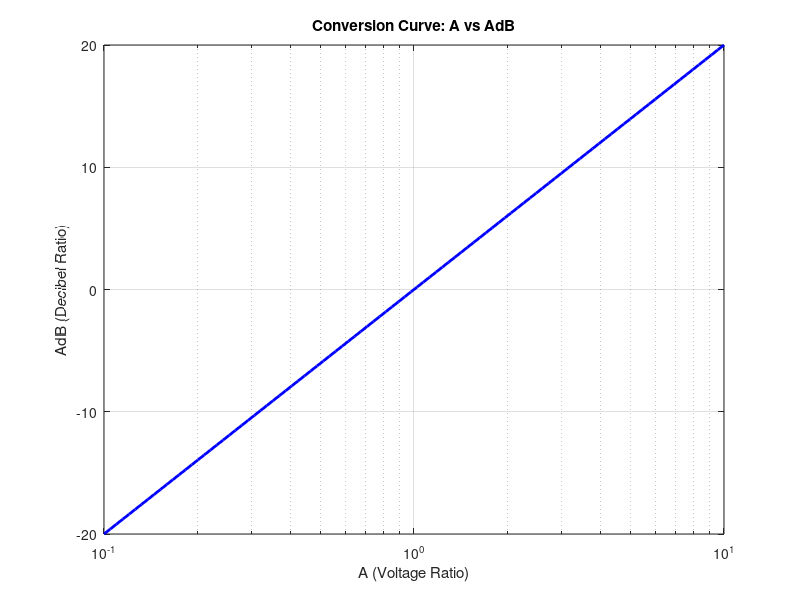

Reproduce this figure in MATLAB.
A = logspace(log10(0.1), log10(10), 100); % Generate 100 points between 0.1 and 10

AdB = 20 * log10(A);

% Create a semi-log plot
semilogx(A, AdB, 'b', 'LineWidth', 2);
xlabel('A (Voltage Ratio)');
ylabel('AdB (Decibel Ratio)');
title('Conversion Curve: A vs AdB');
grid on;